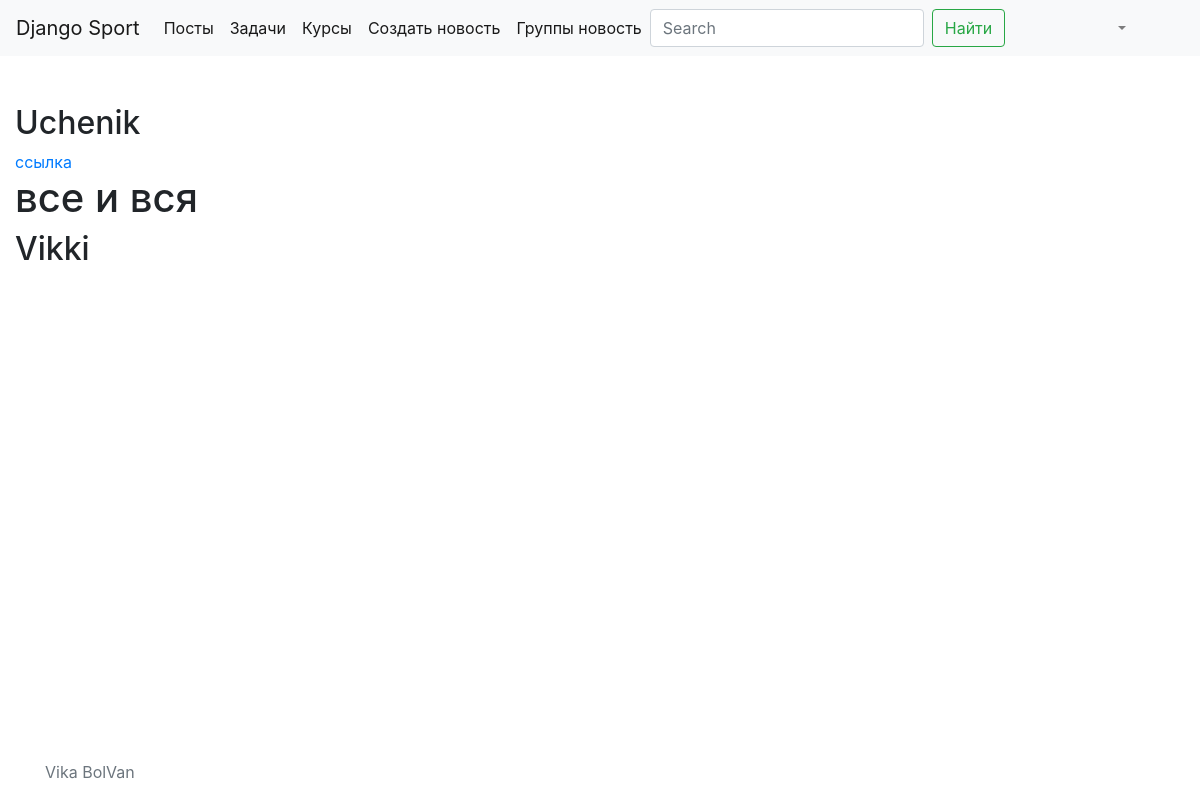
Page /group/1/ (signed in) on the committed database.
### user/models.py (models this page shows)
class User(AbstractUser):
    class RoleEnum(models.TextChoices):
        ADMIN = "ADMIN"
        USER = "USER"
    profile_pic = models.ImageField(upload_to=upload_img_file, null=True)

### group/models.py (models this page shows)
class Group(models.Model):
    kurator = models.ForeignKey(User,on_delete=models.SET_NULL, null=True)
    course = models.ForeignKey(Course, on_delete=models.SET_NULL, null=True)
    students = models.ManyToManyField(User,null=True,related_name="student")

### course/models.py (models this page shows)
class Course(models.Model):
    lessons = models.ManyToManyField(Lesson,null=True)
    name = models.TextField()
    price = models.IntegerField(default=0)

### group/views.py (the view)
# urls.py: path('group/<int:pk>/', views.GroupDetailView.as_view(), name='group_detail'),
class GroupDetailView(DetailView):
    model = Group
    def get(self, request, *args, **kwargs):
        if not request.user.is_authenticated or not request.user.is_staff:
            return HttpResponseRedirect(reverse('login'))
        else:
            return super().get(self, request, *args, **kwargs)

### templates/group/group_detail.html (shortened to what this page needs)
{% extends "base.html" %}
{% block content %}
{% for them in object.students.all %}
      <h2>{{ them.username }}</h2>
      <a href="{% url 'stats' group.id them.id %}">ссылка</a>
{% endfor %}
  <h1>{{ object.course.name }}</h1>
  <h2>{{ object.kurator }}</h2>
{% endblock %}

### rows in the picture
User: username "Uchenik"
Group: course.name "все и вся", kurator "Vikki"
